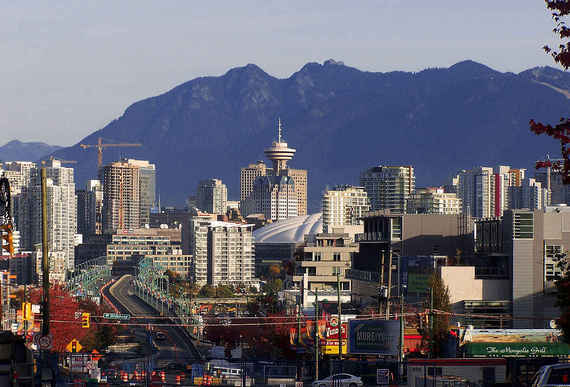
%> input picture img.png, 570 x 387 px
$ octave imagecode.m   (GNU Octave 9; MATLAB toolbox functions it lacks are replaced by stand-ins)
%> lines starting %> are read from the running program, lines starting %| are printed output that depends on the picture

clear;
clc;


% Start of PCA code,

Data = imread('/Users/vicmullin/Desktop/img.png');  %Will need to change path depending on location of image on local computer
%> Data is the input picture: size 387x570x3 uint8; mean R, G, B 104.6, 103.2, 114.3
Data_gray = rgb2gray(Data);
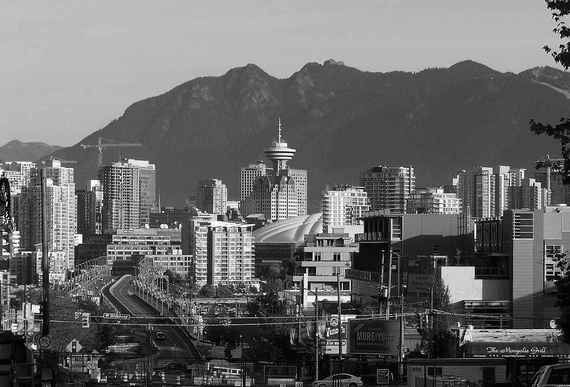
%> Data_gray: size 387x570 uint8; min 0, max 255, mean 104.9
Data_grayD = im2double(Data_gray);
figure,
set(gcf,'numbertitle','off','name','Grayscale Image'),
imshow(Data_grayD)
Data_mean = mean(Data_grayD);
%> Data_mean = 570 values, max 0.603 at index 69, min 0.235 at index 569, mean 0.411
[a b] = size(Data_gray);
%> a = 387; b = 570
Data_meanNew = repmat(Data_mean,a,1);
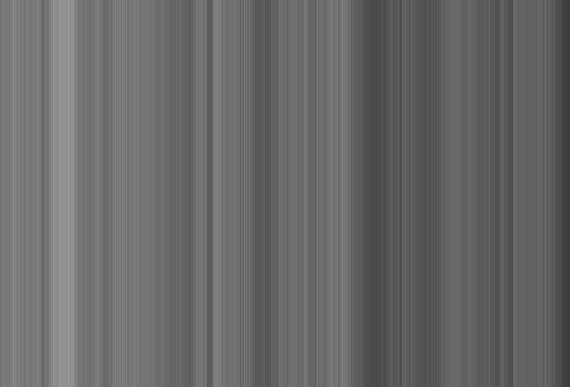
%> Data_meanNew: size 387x570 double; min 0.235, max 0.603, mean 0.411
DataAdjust = Data_grayD - Data_meanNew;
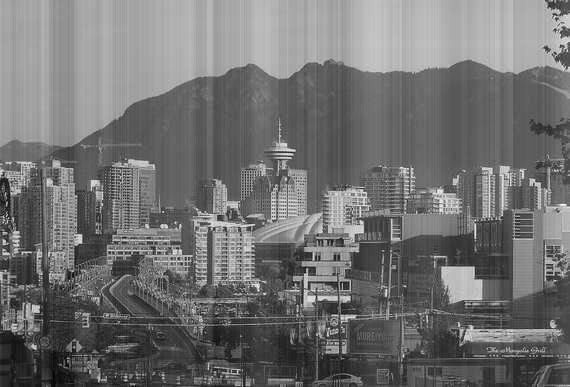
%> DataAdjust: size 387x570 double; min -0.599, max 0.746, mean -3.88e-16; drawn with min black and max white
cov_data = cov(DataAdjust);
[V, D] = eig(cov_data);
V_trans = transpose(V);
DataAdjust_trans = transpose(DataAdjust);
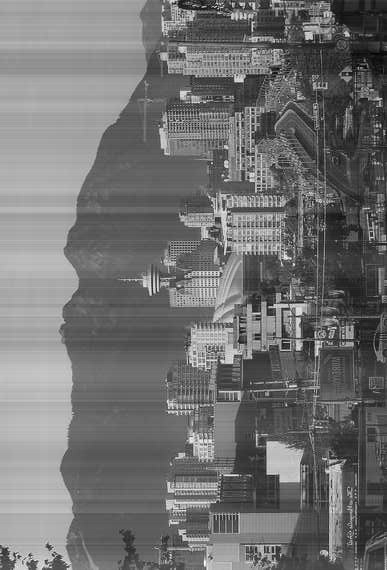
%> DataAdjust_trans: size 570x387 double; min -0.599, max 0.746, mean -3.91e-16; drawn with min black and max white
FinalData = V_trans * DataAdjust_trans;
% End of PCA code

% Start of Inverse PCA code,
OriginalData_trans = inv(V_trans) * FinalData;
OriginalData = transpose(OriginalData_trans) + Data_meanNew;
figure,
set(gcf,'numbertitle','off','name','RecoveredImage'),
imshow(OriginalData)
% End of Inverse PCA code

% Image compression

PCs=input('Enter number of PC colomuns needed?  ');
%> the answer given: 3
PCs = b - PCs;
%> PCs = 567
Reduced_V = V;

for i = 1:PCs,
  Reduced_V(:,1) =[];
end
%> after the loop, Reduced_V = 570 rows, first 12: [-0.0227 -0.0825 0.0475; -0.000637 -0.0753 0.0429; -0.0257 -0.0706 0.0428; -0.0438 -0.0657 0.0409; -0.0403 -0.0714 0.0441; -0.0349 -0.0779 0.0425; -0.0204 -0.0733 0.044; -0.00587 -0.0817 0.0422; 0.0153 -0.0874 0.0396; -0.0135 -0.085 0.0436; -0.0251 -0.0774 0.0447; -0.0214 -0.0639 0.0479]

Y=Reduced_V'* DataAdjust_trans;
%> Y = 387 columns, first 8: [0.901 0.954 1 1.02 1.01 1.01 0.998 0.998; 0.0696 0.0277 -0.0283 -0.0523 -0.0475 -0.0561 -0.0536 -0.0252; 7.07 7.02 6.96 6.95 6.96 6.95 6.95 6.98]
Compressed_Data=Reduced_V*Y;
Compressed_Data = Compressed_Data' + Data_meanNew;
figure,
set(gcf,'numbertitle','off','name','Compressed Image'),
imshow(Compressed_Data)
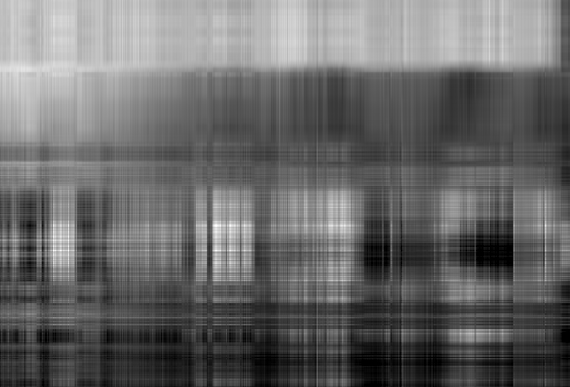
%> displayed picture: size 387x570, on the screen's scale of 0 to 255; min 0, max 255, mean 104.9; mean of the top-left, top-right, bottom-left and bottom-right quarters 146.5, 114.2, 83.2, 76.1
